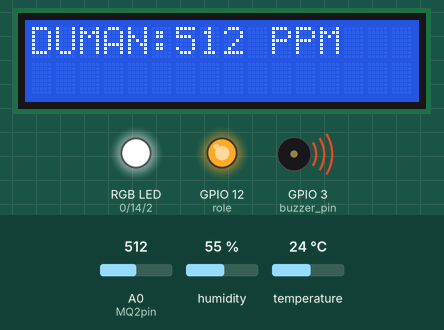
Bench run of a sketch on a simulated ESP8266 (NodeMCU). On the bench: 16×2 character LCD, an RGB LED mixed from three pins (HIGH = lit), output pins drawn as LEDs (lit = HIGH), buzzer (waves = sounding, pin HIGH). The inputs (shaded band) are chosen by the test bench; at power-on: temperature 24 °C, A0 (MQ2pin) = 512, humidity 55 %. WiFi joins after 1.5 s; servers stay silent unless stated; uploads are accepted with an empty reply; what the sketch prints to the serial monitor is not drawn.

Above: at 18.7 s.
18.8 s: temperature set to 12 °C
At 22.0 s:
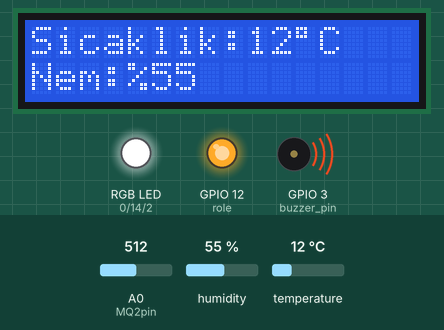
27.4 s: A0 (MQ2pin) set to 390
34.4 s: humidity set to 22 %
At 39.6 s:
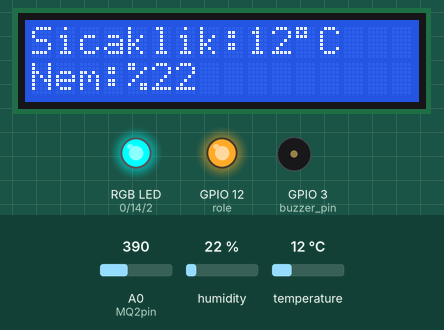
43.0 s: A0 (MQ2pin) set to 410
At 45.9 s:
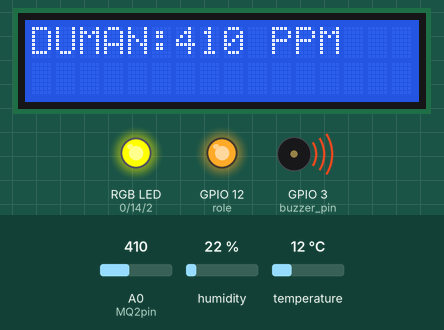
51.6 s: humidity set to 40 %
At 58.1 s:
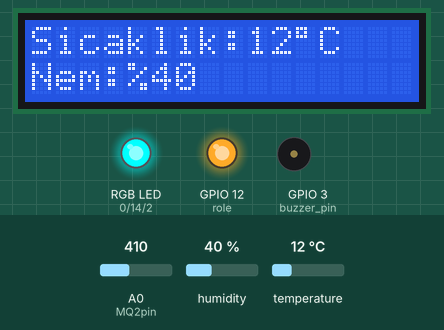
58.9 s: A0 (MQ2pin) set to 511
At 64.7 s:
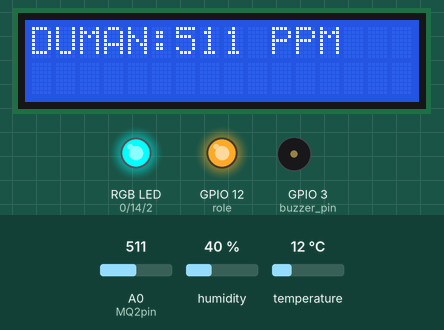
Timing chart, 0 to 66.2 s (numbered marks = the images above; inputs shaded):
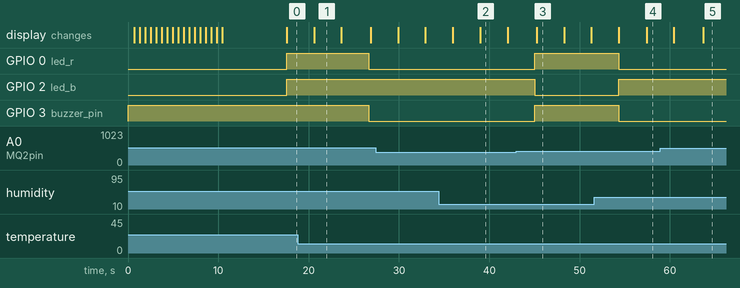

The sketch:

otowifi.ino
```cpp
#ifdef ESP32
  #include <WiFi.h>
  #include <HTTPClient.h>
#else
  #include <Arduino.h>
  #include <ESP8266WiFi.h>
  #include <ESP8266HTTPClient.h>
  #include <WiFiClient.h>
#endif
#include <Wire.h>
#include <DHT.h>
#include <LiquidCrystal_I2C.h> //16x2 ekran kütüphanesi
#include <WiFiManager.h>
//RGB LED'imizin çıkış pinlerini tanımlıyoruz:
#define led_r 0
#define led_g 14
#define led_b 2
#define role 12  //Rölemize sinyal göndereceğimiz pini tanımlıyoruz.
#define buzzer_pin 3 //Buzzer bağlı pin
#define DHTPIN 13 // NodeMCU'nun D6'i GPIO12'tür
#define DHTTYPE DHT11
#define MQ2pin (A0)
DHT dht(DHTPIN, DHTTYPE);
LiquidCrystal_I2C lcd(0x27, 16, 2);
int degeri; //Sensörden okunan değer
int esikdegeri = 400; //sensör limit değer
int gazSensorValue = 0;
int sicaklikSensorValue = 0;
int nemSensorValue = 0;
unsigned long gecenzaman=0;
const char* serverName = "http://www.sfps.site/data.php";
String token = "Dxdjwe25155da";
String sensorkonum = "Ofis";
void setup(){
// Serial port ekranı
  Serial.begin(115200);
  //Alarm için kullanacağımız buzzer ve LED'leri çıkış olarak tanımlıyoruz
  pinMode(buzzer_pin, OUTPUT);
  pinMode(role, OUTPUT);
  pinMode(led_r, OUTPUT);
  pinMode(led_g, OUTPUT);
  pinMode(led_b, OUTPUT);
  //Varsayılan olarak LED'in sönük kalmasını sağlıyoruz
  digitalWrite(led_g, HIGH);
  digitalWrite(role, HIGH); //ROLE KAPALI
  digitalWrite(buzzer_pin, HIGH);
  lcd.begin();
  dht.begin();
  Serial.println("Server Sistemi");
 int i;
 for(i=0; i<17; i+=2)
{
  lcd.setCursor(i,0);
  lcd.print("Sistem");
  delay(600);
  lcd.setCursor(i,0);
  lcd.print("  ");
}

for(i=0; i<17; i+=2)
{
  lcd.setCursor(i,1);
  lcd.print("Aciliyor");
  delay(600);
  lcd.setCursor(i,1);
  lcd.print("  ");
}
  digitalWrite(led_b, LOW);
  digitalWrite(led_r, LOW);
  delay(2000);
  lcd.clear();

  // WiFiYöneticisi
  // Yerel başlatma. İşi bittiğinde, onu etrafta tutmaya gerek yok
  WiFiManager wifiManager;

  // Saklanan tüm bilgileri silmek istiyorsanız, açıklamayı kaldırın ve bir kez çalıştırın
  //wifiManager.resetSettings();

  // portal için özel ip ayarla
  //wifiManager.setAPConfig(IPAddress(10,0,1,1), IPAddress(10,0,1,1), IPAddress(255,255,255,0));

  // ssid'yi alır ve eeprom'dan geçer ve bağlanmaya çalışır
  // bağlanmazsa, belirtilen adla bir erişim noktası başlatır
  // burada "AutoConnectAP"
  // ve yapılandırmayı bekleyen bir engelleme döngüsüne girer
  //wifiManager.autoConnect("AutoConnectAP");
  // veya bunu otomatik olarak oluşturulan ad ESP + ChipID için kullanın
  wifiManager.autoConnect();

  // buraya gelirseniz WiFi'ye bağlandınız
  Serial.println("Bağlandı.");

  // ESP32 Yerel IP Adresini Yazdır
  lcd.setCursor(1,0);
  Serial.println(WiFi.localIP());
  //lcd.print(WiFi.localIP());
  delay(3000);
  //süre tamamlandığında mor LED'i söndürüyoruz:
  digitalWrite(led_b, HIGH);
  digitalWrite(led_r, HIGH);
}

void loop(){
  // DUMAN Sensör LCD İşlemleri
  Serial.println("Duman sensor degerleri okunuyor...");
  int degeri = analogRead(0); //Sensörden analog değer okuyoruz.
  lcd.setCursor(0, 0);
  lcd.print("DUMAN:");
  lcd.print(degeri);
  lcd.print(" PPM");
  Serial.println("Duman sensor degerleri ekrana yazildi...");
  Serial.print("Duman sensor degeri : ");
  Serial.print(degeri);
  Serial.println("  ");
  delay(3000);
  // DUMAN Sensör LCD İşlemleri

  // Sıcaklık ve Nem Sensör LCD İşlemleri
  Serial.println("Sıcaklık sensor degerleri okunuyor...");
  int sicaklikdegeri = dht.readTemperature();
  int nemdegeri = dht.readHumidity();
  lcd.clear();
  lcd.setCursor(0, 0);
  lcd.print("Sicaklik:");
  lcd.print(sicaklikdegeri);
  lcd.print("\xDF");
  lcd.print("C");
  Serial.println("  ");

  Serial.println("Sicaklik  sensor degerleri ekrana yazildi...");
  Serial.print("Sicaklik sensor degeri : ");
  Serial.print(sicaklikdegeri);
  Serial.println("  ");
  Serial.print("Nem sensor degeri : ");
  Serial.print(nemdegeri);
  Serial.println("  ");
  // Sıcaklık Sensör LCD İşlemleri
  // nem lcd işlemleri
  lcd.setCursor(0, 1);
  lcd.print("Nem:%");
  lcd.print(nemdegeri);
  Serial.println("  ");
  delay(3000);
  lcd.clear();
//nem lcd işlemleri
  // Gaz sensör değer okuma
  gazSensorValue = analogRead(0);
  delay(3000);
  // Gaz sensör değer okuma

// Sıcaklık Nem Değer Okuma
sicaklikSensorValue = dht.readTemperature();
nemSensorValue = dht.readHumidity();
// Sıcaklık Nem Değer Okuma

  Serial.println(" KONTROLLER YAPILIYOR ");

  if (sicaklikdegeri < 15) //mavi
  {
    Serial.println("---> SICAKLIK :  15 ALTINDA ");

    digitalWrite(role, HIGH); //ROLE KAPALI
    digitalWrite(led_g, HIGH);
    digitalWrite(led_r, HIGH);
    digitalWrite(led_b, LOW);
  }
  else if (sicaklikdegeri > 15 && sicaklikdegeri < 25)//YEŞİL
  {
    Serial.println("---> SICAKLIK :  15 ile 25 degerleri arasinda ");

    digitalWrite(role, HIGH); //ROLE KAPALI
    digitalWrite(led_g, LOW);
    digitalWrite(led_r, HIGH);
    digitalWrite(led_b, HIGH);
  }

  else if (sicaklikdegeri > 20 && sicaklikdegeri < 25) //YEŞİL
  {

    Serial.println("---> SICAKLIK :  20 ile 25 degerleri arasinda ");

    digitalWrite(role, HIGH); //ROLE KAPALI
    digitalWrite(led_g, LOW);
    digitalWrite(led_r, HIGH);
    digitalWrite(led_b, HIGH);
  }
  else if (sicaklikdegeri > 25 && sicaklikdegeri < 30) //fan çalışacak ve sarı yanacak
  {
    Serial.println("---> SICAKLIK :  25 ile 30 degerleri arasinda ");
    digitalWrite(role, LOW); //ROLE AÇIK
    digitalWrite(led_r, LOW);
    digitalWrite(led_g, LOW);
    digitalWrite(led_b, HIGH);
  }

  if (sicaklikdegeri >= 30 || degeri >= esikdegeri || nemdegeri >= 70) //Buzzer Alarm Seviyesi
  {
    digitalWrite(role, HIGH); //ROLE KAPALI
    digitalWrite(led_r, LOW);
    digitalWrite(led_g, HIGH);
    digitalWrite(led_b, HIGH);
    Serial.println("---> SICAKLIK :  30 veya Nem : 70 ustunde");
    Serial.println("---> Gaz : 600 ustunde");
    digitalWrite(buzzer_pin, LOW);
  }
  else  // Alarm seviyesi değilse buzzer sustur.
  {
    digitalWrite(buzzer_pin, HIGH);
  }
  //WiFi bağlantı durumunu kontrol et
  if(WiFi.status()== WL_CONNECTED){
    WiFiClient client;
    HTTPClient http;

    // URL yolu ile Alan adınız veya yol ile IP adresi
    http.begin(client, serverName);

    // İçerik türü başlığını belirtin
    http.addHeader("Content-Type", "application/x-www-form-urlencoded");

   if (millis()-gecenzaman>=15000){
   // HTTP POST istek verilerinizi hazırlayın
    String httpRequestData = "token=" + token
                          + "&konum=" + sensorkonum + "&sicaklik=" + String(sicaklikSensorValue)
                          + "&nem=" + String(nemSensorValue) +"&gaz=" + String(gazSensorValue);


    Serial.print("httpRequestData: ");
    Serial.println(httpRequestData);

    // HTTP POST isteği gönder
    int httpResponseCode = http.POST(httpRequestData);
    gecenzaman=millis();
    if (httpResponseCode>0) {
      Serial.print("HTTP Yanıt kodu: ");
      Serial.println(httpResponseCode);
    }
    else {
      Serial.print("Hata kodu: ");
      Serial.println(httpResponseCode);
    }
    http.end();
    }
  }
}
```

Measured:
- what the display in image 1 shows lasts 3.0 s, from 20.6 s to 23.6 s
